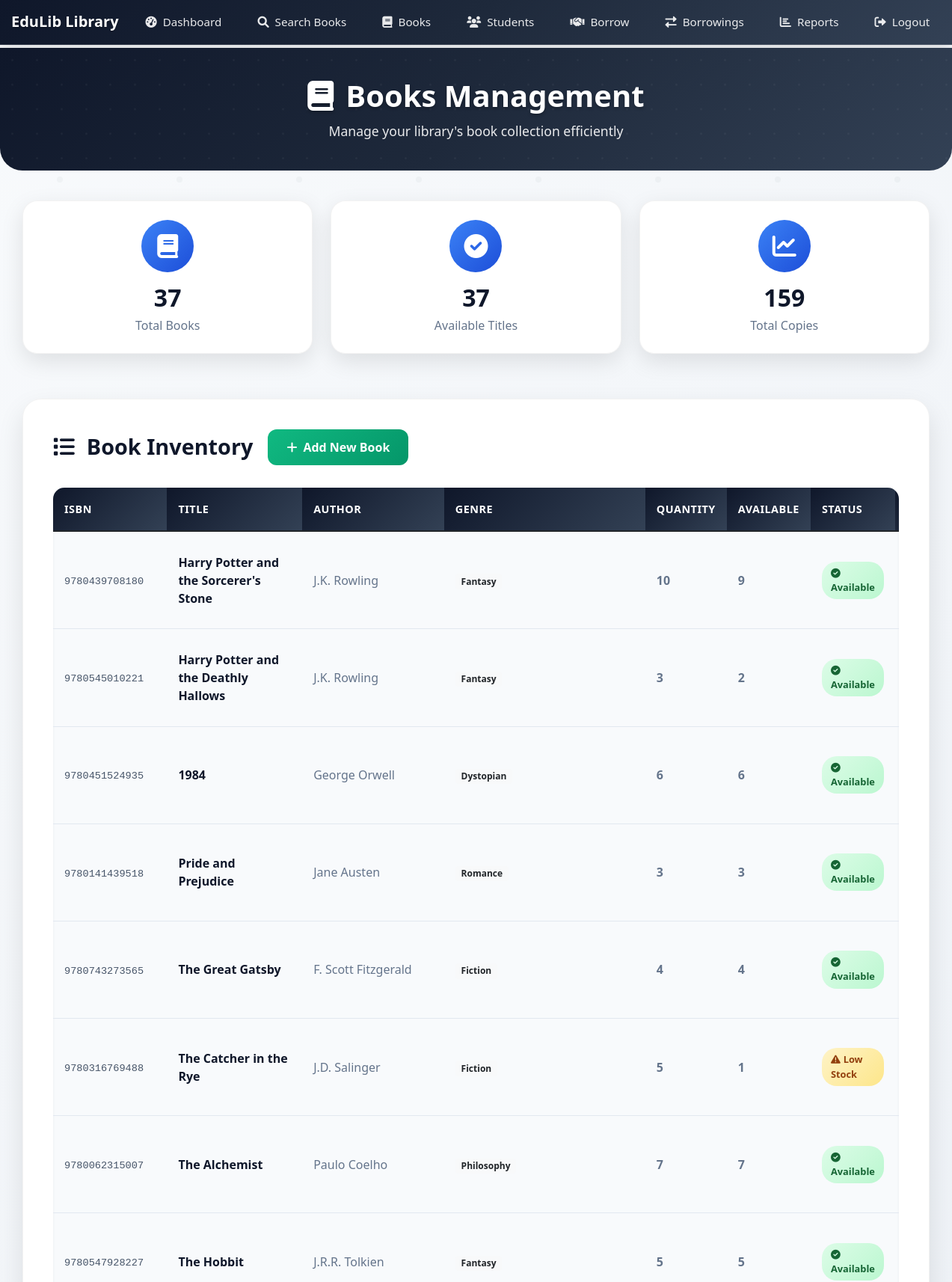
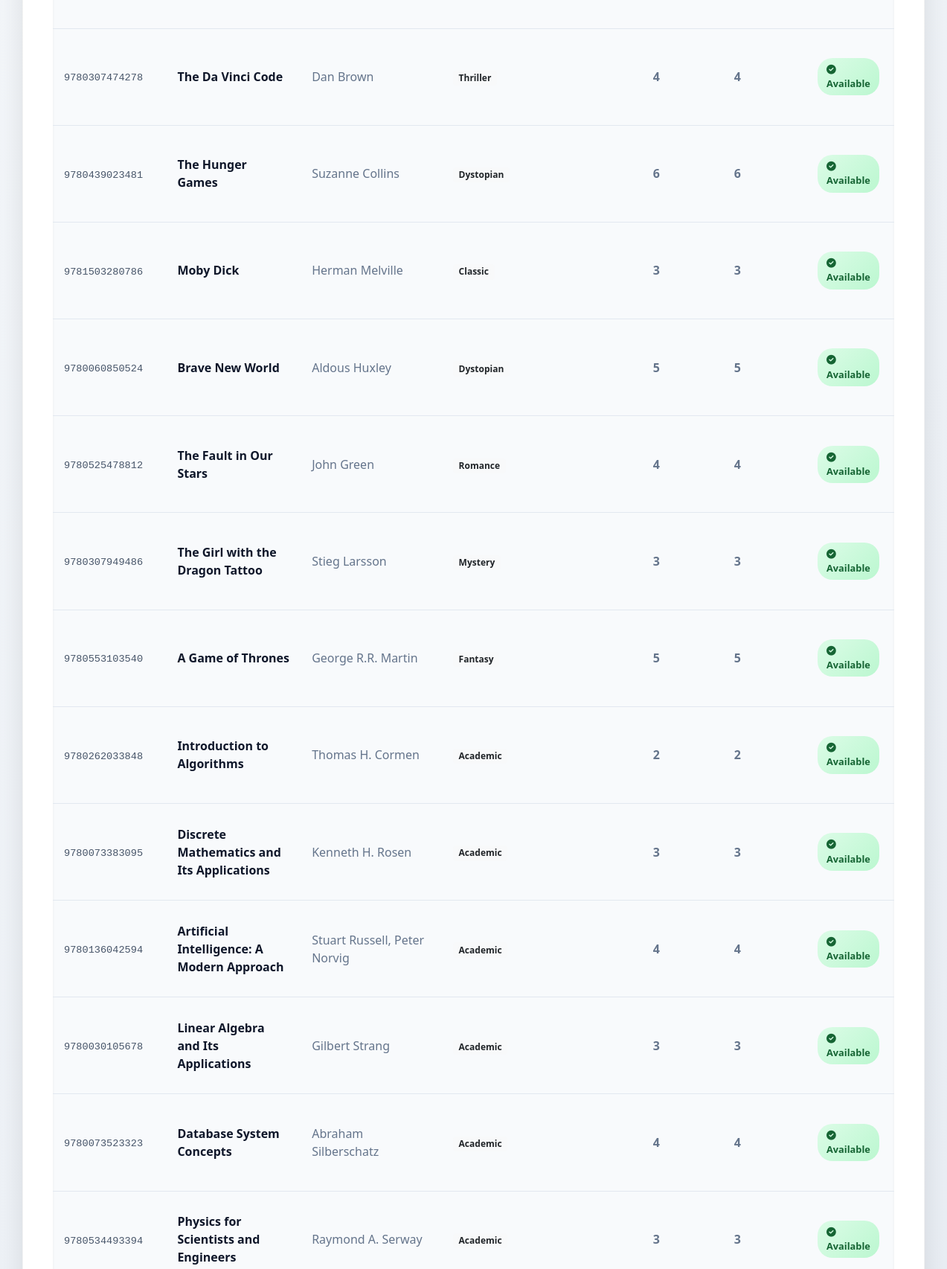
Page /books (signed in, upper part) on the committed database (2 pictures, top to bottom).
### app/models.py (models this page shows)
class Book(db.Model):
    id = db.Column(db.Integer, primary_key=True)
    isbn = db.Column(db.String(13), unique=True, nullable=False)
    title = db.Column(db.String(200), nullable=False)
    author = db.Column(db.String(100), nullable=False)
    genre = db.Column(db.String(50))
    quantity = db.Column(db.Integer, nullable=False, default=1)
    available_quantity = db.Column(db.Integer, nullable=False, default=1)
    borrowings = db.relationship('Borrowing', backref='book', lazy=True)

### app/routes.py (the view)
@bp.route('/books')
@admin_required
def books():
    books = Book.query.all()
    total_books = len(books)
    available_titles = sum(1 for book in books if book.available_quantity > 0)
    total_copies = sum(book.quantity for book in books)
    return render_template('books.html', books=books, total_books=total_books,
                         available_titles=available_titles, total_copies=total_copies)

### app/__init__.py (called while the page is built)
@login_manager.user_loader
def load_user(user_id):
    from .models import Student
    return Student.query.get(int(user_id))

### app/routes.py (called while the page is built)
def admin_required(f):
    @wraps(f)
    def decorated_function(*args, **kwargs):
        if not current_user.is_authenticated or not current_user.is_admin:
            flash('Access denied. This is for administrators only.')
            return redirect(url_for('main.dashboard'))
        return f(*args, **kwargs)
    return decorated_function

### app/templates/books.html (shortened to what this page needs)
{% extends "base.html" %}
{% block content %}
<div class="page-header">
    <div class="container">
        <div class="row">
            <div class="col-12 text-center">
                <h1><i class="fas fa-book me-3"></i>Books Management</h1>
                <p>Manage your library's book collection efficiently</p>
            </div>
        </div>
    </div>
</div>
<div class="container">
    <div class="stats-section">
        <div class="row">
            <div class="col-lg-4 col-md-6">
                <div class="stats-card">
                    <div class="icon-wrapper">
                        <i class="fas fa-book"></i>
                    </div>
                    <h3>{{ total_books }}</h3>
                    <p>Total Books</p>
                </div>
            </div>
            <div class="col-lg-4 col-md-6">
                <div class="stats-card">
                    <div class="icon-wrapper">
                        <i class="fas fa-check-circle"></i>
                    </div>
                    <h3>{{ available_titles }}</h3>
                    <p>Available Titles</p>
                </div>
            </div>
            <div class="col-lg-4 col-md-12">
                <div class="stats-card">
                    <div class="icon-wrapper">
                        <i class="fas fa-chart-line"></i>
                    </div>
                    <h3>{{ total_copies }}</h3>
                    <p>Total Copies</p>
                </div>
            </div>
        </div>
    </div>
    <div class="content-section">
        <div class="section-header">
            <h3><i class="fas fa-list me-3"></i>Book Inventory</h3>
            <a href="{{ url_for('main.add_book') }}" class="btn-add-book">
                <i class="fas fa-plus"></i>
                Add New Book
            </a>
        </div>
        {% if books %}
        <div class="books-table-container">
            <table class="table books-table">
                <thead>
                    <tr>
                        <th>ISBN</th>
                        <th>Title</th>
                        <th>Author</th>
                        <th>Genre</th>
                        <th>Quantity</th>
                        <th>Available</th>
                        <th>Status</th>
                        <th>Actions</th>
                    </tr>
                </thead>
                <tbody>
                    {% for book in books %}
                    <tr>
                        <td>
                            <code style="font-size: 0.85rem; color: #475569;">{{ book.isbn }}</code>
                        </td>
                        <td>
                            <div class="book-title-cell">{{ book.title }}</div>
                        </td>
                        <td>{{ book.author }}</td>
                        <td>
                            <span class="badge bg-light text-dark">{{ book.genre }}</span>
                        </td>
                        <td>
                            <strong>{{ book.quantity }}</strong>
                        </td>
                        <td>
                            <strong>{{ book.available_quantity }}</strong>
                        </td>
                        <td>
                            {% if book.available_quantity == 0 %}
                                <span class="status-badge status-unavailable">
                                    <i class="fas fa-times-circle me-1"></i>Unavailable
                                </span>
                            {% elif book.available_quantity < book.quantity * 0.3 %}
                                <span class="status-badge status-low">
                                    <i class="fas fa-exclamation-triangle me-1"></i>Low Stock
                                </span>
                            {% else %}
                                <span class="status-badge status-available">
                                    <i class="fas fa-check-circle me-1"></i>Available
                                </span>
                            {% endif %}
                        </td>
                        <td>
                        </td>
                    </tr>
                    {% endfor %}
                </tbody>
            </table>
        </div>
        {% endif %}
    </div>
</div>
{% endblock %}

### app/templates/base.html (style rules this page uses)
body { font-family: 'Segoe UI', Tahoma, Geneva, Verdana, sans-serif; background: linear-gradient(135deg, #f8fafc 0%, #e2e8f0 100%); min-height: 100vh; position: relative; }
body::before { content: ''; position: fixed; top: 0; left: 0; width: 100%; height: 100%; pointer-events: none; z-index: -1; }
.container { max-width: 100%; padding-left: 15px; padding-right: 15px; }

### app/templates/books.html (style rules this page uses)
.page-header { background: linear-gradient(135deg, #0f172a 0%, #1e293b 50%, #334155 100%); color: white; padding: 40px 0; margin: -20px -15px 40px -15px; border-radius: 0 0 30px 30px; position: relative; overflow: hidden; }
.page-header::before { content: ''; position: absolute; top: 0; left: 0; right: 0; bottom: 0; pointer-events: none; }
.page-header h1 { font-size: 2.5rem; font-weight: 700; margin-bottom: 10px; text-shadow: 0 2px 4px rgba(0,0,0,0.3); }
.page-header p { font-size: 1.1rem; opacity: 0.9; margin-bottom: 0; }
.stats-section { margin-bottom: 40px; }
.stats-card { background: white; border-radius: 20px; padding: 25px; text-align: center; box-shadow: 0 10px 30px rgba(0,0,0,0.1); border: 1px solid rgba(0,0,0,0.05); transition: all 0.3s ease; margin-bottom: 20px; }
.stats-card .icon-wrapper { width: 70px; height: 70px; border-radius: 50%; display: flex; align-items: center; justify-content: center; margin: 0 auto 15px; font-size: 2rem; }
.stats-card:nth-child(1) .icon-wrapper { background: linear-gradient(135deg, #3b82f6, #1d4ed8); color: white; }
.stats-card h3 { font-size: 2rem; font-weight: 700; color: #0f172a; margin-bottom: 5px; }
.stats-card p { color: #64748b; font-weight: 500; margin-bottom: 0; }
.content-section { background: white; border-radius: 25px; padding: 40px; box-shadow: 0 15px 35px rgba(0,0,0,0.1); border: 1px solid rgba(0,0,0,0.05); margin-bottom: 40px; }
.section-header { display: flex; justify-content: between; align-items: center; margin-bottom: 30px; flex-wrap: wrap; gap: 20px; }
.section-header h3 { color: #0f172a; font-weight: 700; font-size: 1.8rem; margin-bottom: 0; }
.btn-add-book { background: linear-gradient(135deg, #10b981, #059669); border: none; color: white; padding: 12px 25px; border-radius: 12px; font-weight: 600; text-decoration: none; transition: all 0.3s ease; display: inline-flex; align-items: center; gap: 8px; }
.books-table-container { background: #f8fafc; border-radius: 15px; overflow: hidden; box-shadow: inset 0 2px 4px rgba(0,0,0,0.05); }
.books-table { margin-bottom: 0; background: transparent; }
.books-table thead th { background: linear-gradient(135deg, #0f172a, #334155); color: white; border: none; padding: 18px 15px; font-weight: 600; font-size: 0.9rem; text-transform: uppercase; letter-spacing: 0.5px; }
.books-table tbody td { padding: 18px 15px; border-bottom: 1px solid #e2e8f0; color: #64748b; font-weight: 500; vertical-align: middle; }
.book-title-cell { color: #0f172a; font-weight: 600; max-width: 200px; }
.status-badge { padding: 6px 12px; border-radius: 20px; font-size: 0.8rem; font-weight: 600; display: inline-block; }
.status-available { background: linear-gradient(135deg, #dcfce7, #bbf7d0); color: #166534; }
.status-low { background: linear-gradient(135deg, #fef3c7, #fde68a); color: #92400e; }

### rows in the picture
Book: isbn "9780439708180", title "Harry Potter and the Sorcerer's Stone", author "J.K. Rowling", genre "Fantasy", quantity "10", available_quantity "9", shows "Available"
Book: isbn "9780545010221", title "Harry Potter and the Deathly Hallows", author "J.K. Rowling", genre "Fantasy", quantity "3", available_quantity "2", shows "Available"
Book: isbn "9780451524935", title "1984", author "George Orwell", genre "Dystopian", quantity "6", available_quantity "6", shows "Available"
Book: isbn "9780141439518", title "Pride and Prejudice", author "Jane Austen", genre "Romance", quantity "3", available_quantity "3", shows "Available"
Book: isbn "9780743273565", title "The Great Gatsby", author "F. Scott Fitzgerald", genre "Fiction", quantity "4", available_quantity "4", shows "Available"
Book: isbn "9780316769488", title "The Catcher in the Rye", author "J.D. Salinger", genre "Fiction", quantity "5", available_quantity "1", shows "Low Stock"
Book: isbn "9780062315007", title "The Alchemist", author "Paulo Coelho", genre "Philosophy", quantity "7", available_quantity "7", shows "Available"
Book: isbn "9780547928227", title "The Hobbit", author "J.R.R. Tolkien", genre "Fantasy", quantity "5", available_quantity "5", shows "Available"
Book: isbn "9780307474278", title "The Da Vinci Code", author "Dan Brown", genre "Thriller", quantity "4", available_quantity "4", shows "Available"
Book: isbn "9780439023481", title "The Hunger Games", author "Suzanne Collins", genre "Dystopian", quantity "6", available_quantity "6", shows "Available"
Book: isbn "9781503280786", title "Moby Dick", author "Herman Melville", genre "Classic", quantity "3", available_quantity "3", shows "Available"
Book: isbn "9780060850524", title "Brave New World", author "Aldous Huxley", genre "Dystopian", quantity "5", available_quantity "5", shows "Available"
Book: isbn "9780525478812", title "The Fault in Our Stars", author "John Green", genre "Romance", quantity "4", available_quantity "4", shows "Available"
Book: isbn "9780307949486", title "The Girl with the Dragon Tattoo", author "Stieg Larsson", genre "Mystery", quantity "3", available_quantity "3", shows "Available"
Book: isbn "9780553103540", title "A Game of Thrones", author "George R.R. Martin", genre "Fantasy", quantity "5", available_quantity "5", shows "Available"
Book: isbn "9780262033848", title "Introduction to Algorithms", author "Thomas H. Cormen", genre "Academic", quantity "2", available_quantity "2", shows "Available"
Book: isbn "9780073383095", title "Discrete Mathematics and Its Applications", author "Kenneth H. Rosen", genre "Academic", quantity "3", available_quantity "3", shows "Available"
Book: isbn "9780136042594", title "Artificial Intelligence: A Modern Approach", author "Stuart Russell, Peter Norvig", genre "Academic", quantity "4", available_quantity "4", shows "Available"
Book: isbn "9780030105678", title "Linear Algebra and Its Applications", author "Gilbert Strang", genre "Academic", quantity "3", available_quantity "3", shows "Available"
Book: isbn "9780073523323", title "Database System Concepts", author "Abraham Silberschatz", genre "Academic", quantity "4", available_quantity "4", shows "Available"
Book: isbn "9780534493394", title "Physics for Scientists and Engineers", author "Raymond A. Serway", genre "Academic", quantity "3", available_quantity "3", shows "Available"

### other values in the picture
{{ total_books }} "37"
{{ available_titles }} "37"
{{ total_copies }} "159"
